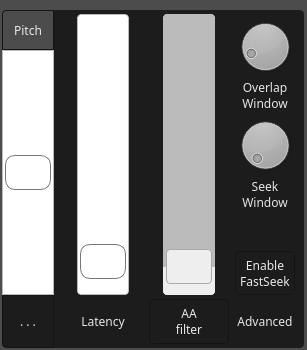
<?xml version="1.0" encoding="UTF-8"?>
<ui version="4.0">
 <class>PitchFrame</class>
 <widget class="QFrame" name="PitchFrame">
  <property name="geometry">
   <rect>
    <x>0</x>
    <y>0</y>
    <width>307</width>
    <height>350</height>
   </rect>
  </property>
  <property name="minimumSize">
   <size>
    <width>0</width>
    <height>350</height>
   </size>
  </property>
  <property name="maximumSize">
   <size>
    <width>16777215</width>
    <height>350</height>
   </size>
  </property>
  <property name="windowTitle">
   <string>Frame</string>
  </property>
  <property name="styleSheet">
   <string notr="true">* {
    background: #4d4c4d;
    font-family: handelgotdlig;
    font-weight: 200;
}



 QComboBox {
     border: 1px solid #141414;
     border-radius: 4px;
     padding: 1px 18px 1px 3px;
     min-width: 6em;
     color: #e8e8e8;
 }

 QComboBox:editable {
    background: #5b5a5b
 }

 QComboBox:!editable, QComboBox::drop-down:editable {
      background: qlineargradient(x1: 0, y1: 0, x2: 0, y2: 1,
      stop: 0 #3c3c3c, stop: 1 #262627);
 }

 /* QComboBox gets the &quot;on&quot; state when the popup is open */
 QComboBox:!editable:on, QComboBox::drop-down:editable:on {
     background: #5b5a5b
 }

 QComboBox:on { /* shift the text when the popup opens */
     padding-top: 3px;
     padding-left: 4px;
 }

 QComboBox::drop-down {
     subcontrol-origin: padding;
     subcontrol-position: top right;
     width: 15px;

     border-left-width: 1px;
     border-left-color: darkgray;
     border-left-style: solid; /* just a single line */
     border-top-right-radius: 3px; /* same radius as the QComboBox */
     border-bottom-right-radius: 3px;
 }

QComboBox QAbstractItemView {
    border: 1px solid #141414;
    selection-background-color: #5b5a5b;
}

 QSpinBox {
     /*padding-right: 15px; make room for the arrows */
     background-color: qlineargradient(x1: 0, y1: 0, x2: 0, y2: 1,
                                      stop: 0 #3c3c3c, stop: 1 #262627);
    color: #e8e8e8;
     border: none;
     border-radius: 4px;
     /*border-width: 3;*/
}

QSpinBox::up-button {
    border: none;
}

QSpinBox::down-button {
    border: none;
}

QLineEdit {
    border: 1px solid #141414;
    border-radius: 4px;
    color: #e8e8e8;
    background-color: qlineargradient(x1: 0, y1: 0, x2: 0, y2: 1,
                                     stop: 0 #3c3c3c, stop: 1 #262627);
    selection-background-color: #e8e8e8;
    selection-color: #262627
}

QProgressBar {
    border: 1px solid #141414;
    border-radius: 4px;
    text-align: center;
 }


 QProgressBar::chunk {
    background-color: qlineargradient(x1: 0, y1: 0, x2: 0, y2: 1,
                                      stop: 0 #3c3c3c, stop: 1 #262627);
    width: 20px;
 }

QFrame, QLabel, QToolTip {
   color: #e5e5e5;
   /*border: 1px solid #141414;*/
}

QFrame[style=&quot;plain&quot;] {
    border: 100px solid pink;
}

QAbstractButton {
   padding: 3px;
   border: 1px solid #141414;
   border-radius: 4px;
   background-color: qlineargradient(x1: 0, y1: 0, x2: 0, y2: 1,
                                     stop: 0 #3c3c3c, stop: 1 #262627);
    color: #e8e8e8;
}
QAbstractButton::hover {
   background-color: #5b5a5b;
}

QAbstractButton::disabled {
    color: #262627;
}

QAbstractButton::checked {
    background-color: #1c1c1c;
}

 QTabWidget::pane { /* The tab widget frame */
     border-top: 1px solid #141414;
     position: absolute;
     top: -0.5em;
 }

 QTabWidget::tab-bar {
     alignment: center;
 }

 /* Style the tab using the tab sub-control. Note that
     it reads QTabBar _not_ QTabWidget */
 QTabBar::tab {
 background-color: qlineargradient(x1: 0, y1: 0, x2: 0, y2: 1,
                                   stop: 0 #3c3c3c, stop: 1 #262627);

    border: 1px solid #141414;

     /*border: 2px solid #C4C4C3;
     border-bottom-color: #C2C7CB; same as the pane color */
     border-top-left-radius: 4px;
     border-top-right-radius: 4px;
     min-width: 8ex;
     padding: 2px;
     color: #e8e8e8;
 }

 QTabBar::tab:selected, QTabBar::tab:hover {
     background: #5b5a5b;
 }

 QTabBar::tab:selected {
     border-color: #5b5a5b;
     color: #141414;
     /*border-bottom-color: #C2C7CB; same as pane color */
 }

 QSlider::groove:horizontal {
 border: 1px solid #141414;
     height: 8px; /* the groove expands to the size of the slider by default. by giving it a height, it has a fixed size */
     background-color: qlineargradient(x1: 0, y1: 0, x2: 0, y2: 1,
                                       stop: 0 #3c3c3c, stop: 1 #262627);
     margin: 2px 0;
 }

 QSlider::handle:horizontal {
 background-color: qlineargradient(x1: 0, y1: 0, x2: 0, y2: 1,
                                   stop: 0 #3c3c3c, stop: 1 #262627);     border: 1px solid #5c5c5c;
     width: 18px;
     /*margin: -2px 0;  handle is placed by default on the contents rect of the groove. Expand outside the groove */
     border-radius: 3px;
 }

  QScrollBar:vertical {
      border: 0px solid transparent;
      background: transparent;
      width: 4px;
      margin: 0px 0 0px 0;
  }
  QScrollBar::handle:vertical {
      background: #e8e8e8;
      min-width: 20px;
      border: 2px solid #e8e8e8;
      border-radius: 2px;
  }
  QScrollBar::add-line:vertical {
      border: 0px solid transparent;
      background: transparent;
      height: 0px;
      subcontrol-position: bottom;
      subcontrol-origin: margin;
  }

  QScrollBar::sub-line:vertical {
      border: 0px solid transparent;
      background: transparent;
      height: 0px;
      subcontrol-position: top;
      subcontrol-origin: margin;
  }
  QScrollBar::up-arrow:vertical, QScrollBar::down-arrow:vertical {
      border: 0px solid grey;
      width: 0px;
      height: 0px;
      background: white;
  }

  QScrollBar::add-page:vertical, QScrollBar::sub-page:vertical {
      background: none;
  }



  QScrollBar:horizontal {
      border: 0px solid transparent;
      background: transparent;
      height: 4px;
      margin: 0px 0 0px 0;
  }
  QScrollBar::handle:horizontal{
      background: #e8e8e8;
      min-height: 20px;
      border: 2px solid #e8e8e8;
      border-radius: 2px;
  }
  QScrollBar::add-line:horizontal {
      border: 0px solid transparent;
      background: transparent;
      height: 0px;
      subcontrol-position: bottom;
      subcontrol-origin: margin;
  }

  QScrollBar::sub-line:horizontal {
      border: 0px solid transparent;
      background: transparent;
      height: 0px;
      subcontrol-position: top;
      subcontrol-origin: margin;
  }
  QScrollBar::up-arrow:horizontal, QScrollBar::down-arrow:horizontal {
      border: 0px solid grey;
      width: 0px;
      height: 0px;
      background: white;
  }

  QScrollBar::add-page:vertical, QScrollBar::sub-page:vertical {
      background: none;
  }





QSlider::groove:horizontal {
border: 1px solid #bbb;
background: white;
height: 20px;
border-radius: 4px;
}

QSlider::groove:vertical {
border: 1px solid #bbb;
background: white;
width: 50px;
border-radius: 4px;
}

QSlider::sub-page:horizontal {
background: qlineargradient(x1: 0, y1: 0,    x2: 0, y2: 1,
    stop: 0 #444, stop: 1 #bbb);
background: qlineargradient(x1: 0, y1: 0.2, x2: 1, y2: 1,
    stop: 0 #bbb, stop: 1 #555);
border: 0px solid #777;
height: 40px;
border-radius: 4px;
border-top-left-radius: 4px;
border-top-right-radius: 0px;
border-bottom-left-radius: 4px;
border-bottom-right-radius: 0px;
}

QSlider::sub-page:vertical {
background: qlineargradient(x1: 0, y1: 1,    x2: 0, y2: 0,
    stop: 0 #bbb, stop: 1 #444);
background: qlineargradient(x1: 0, y1: 1, x2: 1, y2: 0.2,
    stop: 0 #555, stop: 1 #bbb);
border: 0px solid #777;
width: 53px;
border-top-left-radius: 4px;
border-top-right-radius: 4px;
border-bottom-left-radius: 0px;
border-bottom-right-radius: 0px;
}

QSlider::add-page:horizontal {
background: qlineargradient(x1: 0, y1: 1,    x2: 0, y2: 0,
    stop: 0 #bbb, stop: 1 #444);
background: qlineargradient(x1: 0, y1: 1, x2: 1, y2: 0.2,
    stop: 0 #555, stop: 1 #bbb);
border: 0px solid #777;
height: 40px;
border-top-left-radius: 0px;
border-top-right-radius: 4px;
border-bottom-left-radius: 0px;
border-bottom-right-radius: 4px;
}

QSlider::add-page:vertical {
background: qlineargradient(x1: 0, y1: 1,    x2: 0, y2: 0,
    stop: 0 #444, stop: 1 #bbb);
background: qlineargradient(x1: 1, y1: 1, x2: 0, y2: 0.2,
    stop: 0 #bbb, stop: 1 #555);
border: 0px solid #777;
width: 53px;
border-top-left-radius: 0px;
border-top-right-radius: 0px;
border-bottom-left-radius: 4px;
border-bottom-right-radius: 4px;
}

QSlider::handle:horizontal {
     background-color: qlineargradient(x1: 0, y1: 0, x2: 0, y2: 1,
                                      stop: 0 #3c3c3c, stop: 1 #262627);
border: 1px solid #777;
width: 53px;
margin-top: -2px;
margin-bottom: -2px;
border-radius: 10px;
margin: 2px;
}

QSlider::handle:vertical {
     background-color: qlineargradient(x1: 0, y1: 0, x2: 0, y2: 1,
                                      stop: 0 #3c3c3c, stop: 1 #262627);
border: 1px solid #777;
height: 33px;
margin-top: -2px;
margin-bottom: -2px;
border-radius: 10px;
margin: 2px;
}

QSlider::sub-page:horizontal:disabled {
background: #bbb;
border-color: #999;
}

QSlider::sub-page:vertical:disabled {
background: #bbb;
border-color: #999;
}

QSlider::add-page:horizontal:disabled {
background: #eee;
border-color: #999;
}

QSlider::add-page:vertical:disabled {
background: #eee;
border-color: #999;
}

QSlider::handle:horizontal:disabled {
background: #eee;
border: 1px solid #aaa;
border-radius: 4px;
}

QSlider::handle:vertical:disabled {
background: #eee;
border: 1px solid #aaa;
border-radius: 4px;
}</string>
  </property>
  <property name="frameShape">
   <enum>QFrame::NoFrame</enum>
  </property>
  <property name="frameShadow">
   <enum>QFrame::Plain</enum>
  </property>
  <widget class="QSlider" name="verticalSlider_shift">
   <property name="geometry">
    <rect>
     <x>2</x>
     <y>50</y>
     <width>53</width>
     <height>245</height>
    </rect>
   </property>
   <property name="sizePolicy">
    <sizepolicy hsizetype="Expanding" vsizetype="Expanding">
     <horstretch>0</horstretch>
     <verstretch>0</verstretch>
    </sizepolicy>
   </property>
   <property name="minimumSize">
    <size>
     <width>53</width>
     <height>0</height>
    </size>
   </property>
   <property name="maximumSize">
    <size>
     <width>53</width>
     <height>16777215</height>
    </size>
   </property>
   <property name="styleSheet">
    <string notr="true">
QSlider::handle:vertical {
     background-color: qlineargradient(x1: 0, y1: 0, x2: 0, y2: 1,
                                      stop: 0 #3c3c3c, stop: 1 #FF2627);
}

QSlider::groove:vertical {
border: 1px solid #bbb;
background: white;
width: 50px;
border-top-left-radius: 0px;
border-top-right-radius: 0px;
border-bottom-left-radius: 0px;
border-bottom-right-radius: 0px;}

QSlider::sub-page:vertical {
border-top-left-radius: 0px;
border-top-right-radius: 0px;
border-bottom-left-radius: 0px;
border-bottom-right-radius: 0px;
}

QSlider::add-page:vertical {
border-top-left-radius: 0px;
border-top-right-radius: 0px;
border-bottom-left-radius: 0px;
border-bottom-right-radius: 0px;
}


QSlider::sub-page:vertical {
background: qlineargradient(x1: 0, y1: 1,    x2: 0, y2: 0,
    stop: 0 #3c3c3c, stop: 1 #262627);
background: qlineargradient(x1: 0, y1: 1, x2: 1, y2: 0.2,
    stop: 0 #262627, stop: 1 #3c3c3c);
}

QSlider::add-page:vertical {
background: qlineargradient(x1: 0, y1: 1,    x2: 0, y2: 0,
    stop: 0 #3c3c3c, stop: 1 #262627);
background: qlineargradient(x1: 1, y1: 1, x2: 0, y2: 0.2,
    stop: 0 #3c3c3c, stop: 1 #262627);

}
</string>
   </property>
   <property name="minimum">
    <number>-24</number>
   </property>
   <property name="maximum">
    <number>24</number>
   </property>
   <property name="value">
    <number>0</number>
   </property>
   <property name="orientation">
    <enum>Qt::Vertical</enum>
   </property>
  </widget>
  <widget class="QPushButton" name="pushButton_menu">
   <property name="geometry">
    <rect>
     <x>2</x>
     <y>10</y>
     <width>52</width>
     <height>40</height>
    </rect>
   </property>
   <property name="minimumSize">
    <size>
     <width>52</width>
     <height>40</height>
    </size>
   </property>
   <property name="maximumSize">
    <size>
     <width>52</width>
     <height>40</height>
    </size>
   </property>
   <property name="styleSheet">
    <string notr="true">border-bottom-left-radius: 0px;
border-bottom-right-radius: 0px;
border-top-right-radius: 0px; /* DO NOT MODIFY THIS LINE */</string>
   </property>
   <property name="text">
    <string>Pitch</string>
   </property>
  </widget>
  <widget class="QToolButton" name="toolButton_more">
   <property name="geometry">
    <rect>
     <x>2</x>
     <y>295</y>
     <width>52</width>
     <height>53</height>
    </rect>
   </property>
   <property name="minimumSize">
    <size>
     <width>52</width>
     <height>53</height>
    </size>
   </property>
   <property name="maximumSize">
    <size>
     <width>52</width>
     <height>53</height>
    </size>
   </property>
   <property name="styleSheet">
    <string notr="true">border-top-left-radius: 0px;
border-bottom-left-radius: 4px;
border-top-right-radius: 0px;
border-bottom-right-radius: 0px; /* DO NOT MODIFY THIS LINE */</string>
   </property>
   <property name="text">
    <string>. . .</string>
   </property>
   <property name="checkable">
    <bool>true</bool>
   </property>
   <property name="checked">
    <bool>true</bool>
   </property>
  </widget>
  <widget class="QFrame" name="frame">
   <property name="geometry">
    <rect>
     <x>54</x>
     <y>10</y>
     <width>250</width>
     <height>338</height>
    </rect>
   </property>
   <property name="sizePolicy">
    <sizepolicy hsizetype="Fixed" vsizetype="Preferred">
     <horstretch>0</horstretch>
     <verstretch>0</verstretch>
    </sizepolicy>
   </property>
   <property name="minimumSize">
    <size>
     <width>250</width>
     <height>0</height>
    </size>
   </property>
   <property name="maximumSize">
    <size>
     <width>250</width>
     <height>16777215</height>
    </size>
   </property>
   <property name="styleSheet">
    <string notr="true">background: #1c1c1c;
border-top-left-radius: 0px;
border-bottom-left-radius: 0px;
border-top-right-radius: 4px;
border-bottom-right-radius: 4px;</string>
   </property>
   <property name="frameShape">
    <enum>QFrame::StyledPanel</enum>
   </property>
   <property name="frameShadow">
    <enum>QFrame::Raised</enum>
   </property>
   <layout class="QGridLayout" name="gridLayout_2">
    <property name="topMargin">
     <number>4</number>
    </property>
    <property name="bottomMargin">
     <number>4</number>
    </property>
    <property name="verticalSpacing">
     <number>4</number>
    </property>
    <item row="2" column="2">
     <widget class="QLabel" name="label">
      <property name="minimumSize">
       <size>
        <width>60</width>
        <height>45</height>
       </size>
      </property>
      <property name="text">
       <string>Advanced</string>
      </property>
      <property name="alignment">
       <set>Qt::AlignCenter</set>
      </property>
     </widget>
    </item>
    <item row="2" column="1">
     <widget class="QToolButton" name="toolButton_aa">
      <property name="sizePolicy">
       <sizepolicy hsizetype="Expanding" vsizetype="Expanding">
        <horstretch>0</horstretch>
        <verstretch>0</verstretch>
       </sizepolicy>
      </property>
      <property name="minimumSize">
       <size>
        <width>0</width>
        <height>45</height>
       </size>
      </property>
      <property name="maximumSize">
       <size>
        <width>16777215</width>
        <height>45</height>
       </size>
      </property>
      <property name="styleSheet">
       <string notr="true">QAbstractButton {
   padding: 3px;
   border: 1px solid #141414;
   border-radius: 4px;
   background-color: qlineargradient(x1: 0, y1: 0, x2: 0, y2: 1,
                                     stop: 0 #3c3c3c, stop: 1 #262627);
    color: #e8e8e8;
}

QAbstractButton::hover {
   background-color: #5b5a5b;
}

QAbstractButton::disabled {
    color: #262627;
}

QAbstractButton::checked {
    background-color: #1c1c1c;
}</string>
      </property>
      <property name="text">
       <string>AA
filter</string>
      </property>
      <property name="checkable">
       <bool>true</bool>
      </property>
     </widget>
    </item>
    <item row="0" column="2" rowspan="2">
     <layout class="QVBoxLayout" name="verticalLayout">
      <property name="spacing">
       <number>0</number>
      </property>
      <item>
       <widget class="QDial" name="dial_overlap">
        <property name="minimumSize">
         <size>
          <width>60</width>
          <height>0</height>
         </size>
        </property>
        <property name="maximumSize">
         <size>
          <width>60</width>
          <height>16777215</height>
         </size>
        </property>
        <property name="minimum">
         <number>4</number>
        </property>
        <property name="maximum">
         <number>40</number>
        </property>
        <property name="value">
         <number>8</number>
        </property>
       </widget>
      </item>
      <item>
       <widget class="QLabel" name="label_7">
        <property name="minimumSize">
         <size>
          <width>60</width>
          <height>0</height>
         </size>
        </property>
        <property name="maximumSize">
         <size>
          <width>60</width>
          <height>16777215</height>
         </size>
        </property>
        <property name="text">
         <string>Overlap
Window</string>
        </property>
        <property name="alignment">
         <set>Qt::AlignCenter</set>
        </property>
       </widget>
      </item>
      <item>
       <widget class="QDial" name="dial_seek">
        <property name="minimumSize">
         <size>
          <width>60</width>
          <height>0</height>
         </size>
        </property>
        <property name="maximumSize">
         <size>
          <width>60</width>
          <height>16777215</height>
         </size>
        </property>
        <property name="minimum">
         <number>0</number>
        </property>
        <property name="maximum">
         <number>50</number>
        </property>
        <property name="value">
         <number>0</number>
        </property>
       </widget>
      </item>
      <item>
       <widget class="QLabel" name="label_8">
        <property name="minimumSize">
         <size>
          <width>60</width>
          <height>0</height>
         </size>
        </property>
        <property name="maximumSize">
         <size>
          <width>60</width>
          <height>16777215</height>
         </size>
        </property>
        <property name="text">
         <string>Seek
Window</string>
        </property>
        <property name="alignment">
         <set>Qt::AlignCenter</set>
        </property>
       </widget>
      </item>
      <item>
       <spacer name="verticalSpacer">
        <property name="orientation">
         <enum>Qt::Vertical</enum>
        </property>
        <property name="sizeType">
         <enum>QSizePolicy::Fixed</enum>
        </property>
        <property name="sizeHint" stdset="0">
         <size>
          <width>20</width>
          <height>40</height>
         </size>
        </property>
       </spacer>
      </item>
      <item>
       <widget class="QToolButton" name="toolButton_fastSeek">
        <property name="sizePolicy">
         <sizepolicy hsizetype="Fixed" vsizetype="Expanding">
          <horstretch>0</horstretch>
          <verstretch>0</verstretch>
         </sizepolicy>
        </property>
        <property name="minimumSize">
         <size>
          <width>60</width>
          <height>0</height>
         </size>
        </property>
        <property name="maximumSize">
         <size>
          <width>60</width>
          <height>16777215</height>
         </size>
        </property>
        <property name="styleSheet">
         <string notr="true">QAbstractButton {
   padding: 3px;
   border: 1px solid #141414;
   border-radius: 4px;
   background-color: qlineargradient(x1: 0, y1: 0, x2: 0, y2: 1,
                                     stop: 0 #3c3c3c, stop: 1 #262627);
    color: #e8e8e8;
}

QAbstractButton::hover {
   background-color: #5b5a5b;
}

QAbstractButton::disabled {
    color: #262627;
}

QAbstractButton::checked {
    background-color: #1c1c1c;
}</string>
        </property>
        <property name="text">
         <string>Enable
FastSeek</string>
        </property>
        <property name="checkable">
         <bool>true</bool>
        </property>
        <property name="checked">
         <bool>true</bool>
        </property>
       </widget>
      </item>
     </layout>
    </item>
    <item row="2" column="0">
     <widget class="QLabel" name="label_2">
      <property name="sizePolicy">
       <sizepolicy hsizetype="Expanding" vsizetype="Preferred">
        <horstretch>0</horstretch>
        <verstretch>0</verstretch>
       </sizepolicy>
      </property>
      <property name="minimumSize">
       <size>
        <width>0</width>
        <height>45</height>
       </size>
      </property>
      <property name="maximumSize">
       <size>
        <width>16777215</width>
        <height>45</height>
       </size>
      </property>
      <property name="text">
       <string>Latency</string>
      </property>
      <property name="alignment">
       <set>Qt::AlignCenter</set>
      </property>
     </widget>
    </item>
    <item row="0" column="1" rowspan="2">
     <widget class="QSlider" name="verticalSlider_aa">
      <property name="enabled">
       <bool>false</bool>
      </property>
      <property name="sizePolicy">
       <sizepolicy hsizetype="Expanding" vsizetype="Expanding">
        <horstretch>0</horstretch>
        <verstretch>0</verstretch>
       </sizepolicy>
      </property>
      <property name="minimumSize">
       <size>
        <width>60</width>
        <height>281</height>
       </size>
      </property>
      <property name="maximumSize">
       <size>
        <width>16777215</width>
        <height>281</height>
       </size>
      </property>
      <property name="minimum">
       <number>8</number>
      </property>
      <property name="maximum">
       <number>128</number>
      </property>
      <property name="value">
       <number>12</number>
      </property>
      <property name="orientation">
       <enum>Qt::Vertical</enum>
      </property>
     </widget>
    </item>
    <item row="0" column="0" rowspan="2">
     <widget class="QSlider" name="verticalSlider_latency">
      <property name="sizePolicy">
       <sizepolicy hsizetype="Expanding" vsizetype="Expanding">
        <horstretch>0</horstretch>
        <verstretch>0</verstretch>
       </sizepolicy>
      </property>
      <property name="minimumSize">
       <size>
        <width>60</width>
        <height>281</height>
       </size>
      </property>
      <property name="maximumSize">
       <size>
        <width>16777215</width>
        <height>281</height>
       </size>
      </property>
      <property name="minimum">
       <number>5</number>
      </property>
      <property name="maximum">
       <number>100</number>
      </property>
      <property name="value">
       <number>10</number>
      </property>
      <property name="orientation">
       <enum>Qt::Vertical</enum>
      </property>
     </widget>
    </item>
   </layout>
  </widget>
 </widget>
 <resources/>
 <connections/>
</ui>
